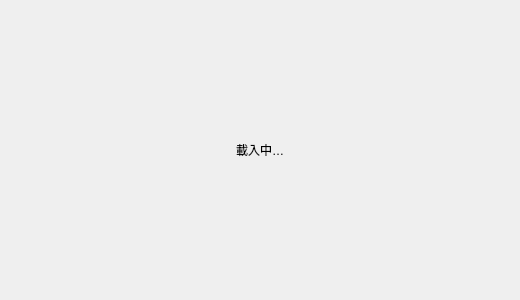
<?xml version="1.0" encoding="UTF-8"?>
<ui version="4.0">
 <class>kline_overlay</class>
 <!-- ⏳ K 線圖加載態疊層 — `KlineChart` 惰性載入（load_ui fragment，照 strategy_rule_row.ui 先例）。
      一份覆蓋 K 線頁 1 個圖 + 行情頁 6 格（全部同一個 KlineChart 類）。
      只定義控件：scrim 加暗配色由 `KlineChart._restyle_overlay()` 跟 theme 現算（`.ui` 帶唔住 rgba），
      文字屬裝飾 → 一律經 i18n（`KlineChart.set_lang`）。
      單格 QGridLayout + QLabel alignment=AlignCenter → 文字永遠喺 canvas 正中，唔使 stretch item。 -->
 <widget class="QWidget" name="kline_overlay">
  <property name="geometry">
   <rect>
    <x>0</x>
    <y>0</y>
    <width>520</width>
    <height>300</height>
   </rect>
  </property>
  <layout class="QGridLayout" name="overlayLayout">
   <property name="leftMargin"><number>0</number></property>
   <property name="topMargin"><number>0</number></property>
   <property name="rightMargin"><number>0</number></property>
   <property name="bottomMargin"><number>0</number></property>
   <property name="spacing"><number>0</number></property>
   <item row="0" column="0">
    <widget class="QLabel" name="kline_loading">
     <property name="alignment">
      <set>Qt::AlignCenter</set>
     </property>
     <property name="text"><string>載入中…</string></property>
    </widget>
   </item>
  </layout>
 </widget>
 <resources/>
 <connections/>
</ui>
